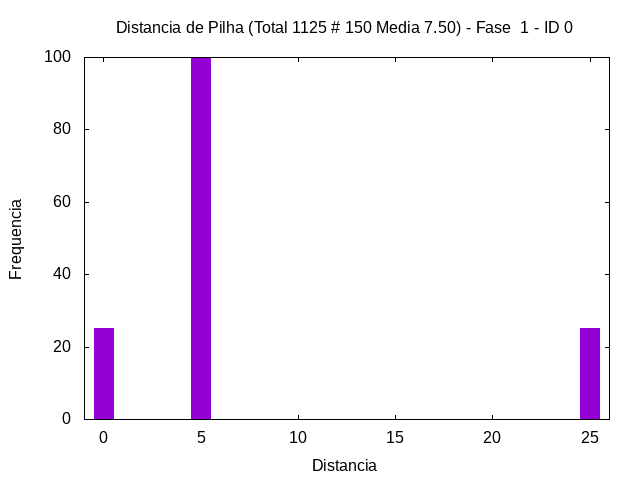

Generate this figure with gnuplot:
set term png
set output "../out/mult-hist-1-0.png"
set style fill solid 1.0
set title "Distancia de Pilha (Total 1125 # 150 Media 7.50) - Fase  1 - ID 0"
set xlabel "Distancia"
set ylabel "Frequencia"
plot [-1:26] "../out/mult-hist-1-0.gpdat" u 3:4 w boxes t ""
